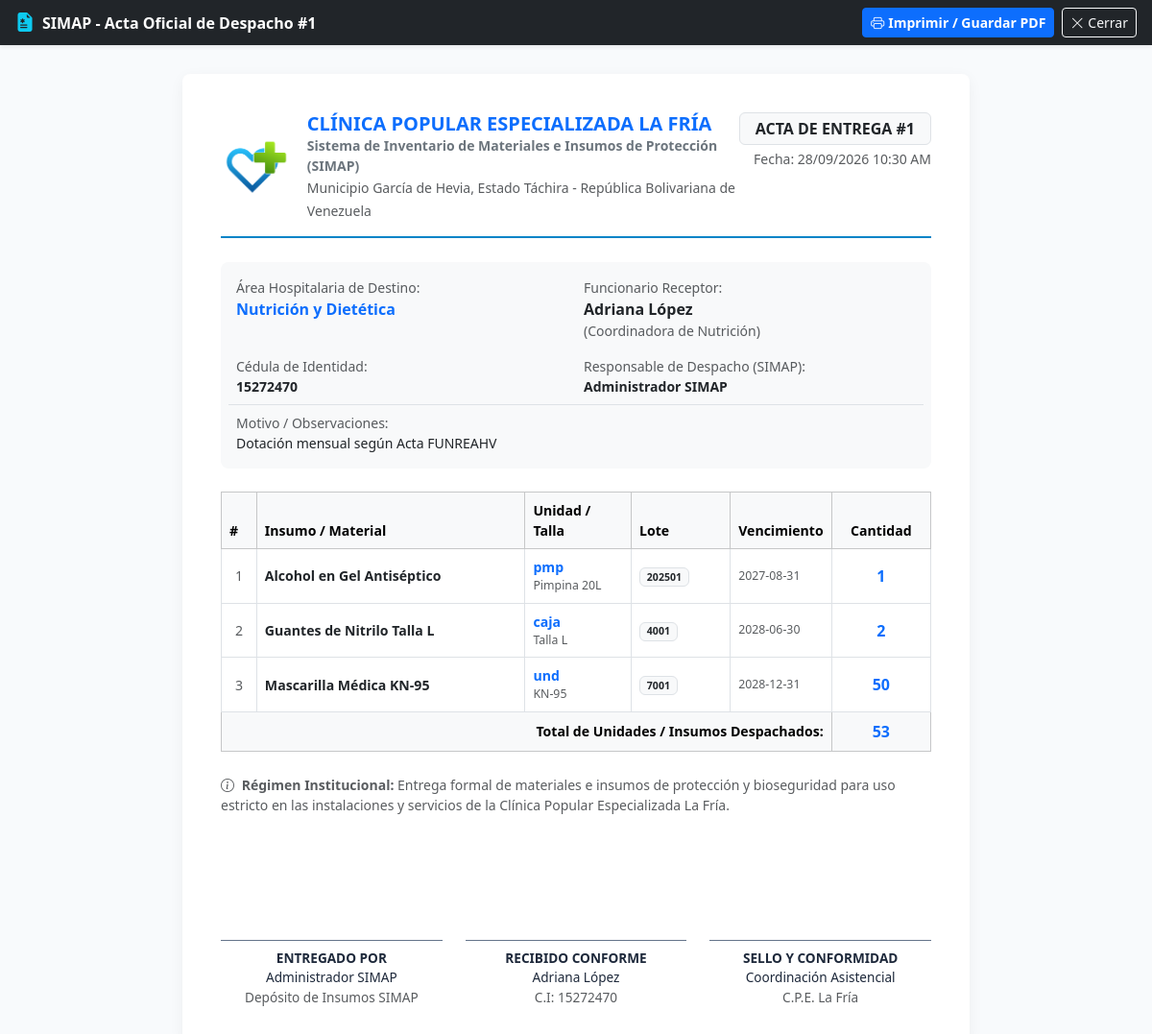
/assets/pages/acta_despacho.php?id=1, run on the app's committed database.
### tables this page shows
CREATE TABLE despacho (
    id_despacho INTEGER PRIMARY KEY AUTOINCREMENT,
    fecha DATETIME,
    receptor TEXT,
    ci_receptor TEXT,
    responsable INTEGER NOT NULL,
    id_area INTEGER DEFAULT NULL,
    cargo_receptor TEXT DEFAULT NULL,
    observacion TEXT DEFAULT NULL,
    FOREIGN KEY(responsable) REFERENCES usuario(id_usuario),
    FOREIGN KEY(id_area) REFERENCES area_servicio(id_area)
);

CREATE TABLE "area_servicio" (
        "id_area" INTEGER PRIMARY KEY AUTOINCREMENT,
        "nombre_area" TEXT NOT NULL);

CREATE TABLE despacho_insumo (
    id_despacho_insumo INTEGER PRIMARY KEY AUTOINCREMENT,
    cantidad INTEGER NOT NULL,
    producto_id_producto INTEGER NOT NULL,
    despacho_id_despacho INTEGER NOT NULL,
    FOREIGN KEY(producto_id_producto) REFERENCES producto(id_producto),
    FOREIGN KEY(despacho_id_despacho) REFERENCES despacho(id_despacho)
);

CREATE TABLE "producto" (
	"id_producto"	INTEGER,
	"nombre"	TEXT NOT NULL,
	"concentracion"	TEXT,
	"adicional"	TEXT,
	"avatar"	TEXT,
	"prod_lab"	INTEGER NOT NULL,
	"prod_tip_prod"	INTEGER NOT NULL,
	"prod_present"	INTEGER NOT NULL, "id_unidad" INTEGER DEFAULT 1, "especificacion_talla" TEXT DEFAULT NULL,
	FOREIGN KEY("prod_tip_prod") REFERENCES "tipo_producto"("id_tip_prod"),
	FOREIGN KEY("prod_present") REFERENCES "presentacion"("id_presentacion"),
	FOREIGN KEY("prod_lab") REFERENCES "laboratorio"("id_laboratorio"),
	PRIMARY KEY("id_producto" AUTOINCREMENT)
);

CREATE TABLE "lote" (
	"id_lote"	INTEGER,
	"stock"	INTEGER NOT NULL,
	"vencimiento"	DATE NOT NULL,
	"id_lote_prod"	INTEGER NOT NULL,
	"lote_id_prov"	INTEGER NOT NULL, cod_lote INTEGER,
	FOREIGN KEY("lote_id_prov") REFERENCES "proveedor"("id_proveedor"),
	FOREIGN KEY("id_lote_prod") REFERENCES "producto"("id_producto"),
	PRIMARY KEY("id_lote" AUTOINCREMENT)
);

### assets/db/despacho.php (called while the page is built, shortened)
<?php
include_once 'conexion.php';
class Despacho {
    private $acceso;
    public function __construct() {
        $db = new Conexion();
        $this->acceso = $db->pdo;
    }
    public function ver_detalle_despacho($id_despacho) {
        $sql = "SELECT di.*,
                       p.nombre as producto,
                       p.especificacion_talla,
                       COALESCE(um.nombre, 'Unidad') as unidad_medida,
                       COALESCE(um.codigo, 'und') as unidad_codigo,
                       l.cod_lote as lote,
                       l.vencimiento
                FROM despacho_insumo di
                JOIN producto p ON di.producto_id_producto = p.id_producto
                LEFT JOIN unidad_medida um ON p.id_unidad = um.id_unidad
                LEFT JOIN detalle_despacho dd ON dd.id_det_despacho = di.despacho_id_despacho
                                             AND dd.id_det_prod = p.id_producto
                LEFT JOIN lote l ON dd.id_det_lote = l.id_lote
                WHERE di.despacho_id_despacho = :id_despacho";
        $query = $this->acceso->prepare($sql);
        $query->bindParam(':id_despacho', $id_despacho);
        $query->execute();
        return $query->fetchAll(PDO::FETCH_ASSOC);
    }
    public function obtener_despacho($id_despacho) {
        $sql = "SELECT d.*, (u.nombre_us || ' ' || u.apellidos_us) as responsable_nombre,
                       a.nombre_area
                FROM despacho d
                JOIN usuario u ON d.responsable = u.id_usuario
                LEFT JOIN area_servicio a ON d.id_area = a.id_area
                WHERE d.id_despacho = :id_despacho";
        $query = $this->acceso->prepare($sql);
        $query->bindParam(':id_despacho', $id_despacho);
        $query->execute();
        return $query->fetch(PDO::FETCH_ASSOC);
    }
}
?>

### assets/db/conexion.php (called while the page is built, shortened)
<?php
class Conexion {
    private $db_path = "../db/simap.db";
    private $atributos = [
        PDO::ATTR_CASE => PDO::CASE_NATURAL,
        PDO::ATTR_ERRMODE => PDO::ERRMODE_EXCEPTION,
        PDO::ATTR_ORACLE_NULLS => PDO::NULL_EMPTY_STRING,
        PDO::ATTR_DEFAULT_FETCH_MODE => PDO::FETCH_OBJ,
    ];
    public function __construct() {
        $this->pdo = new PDO("sqlite:{$this->db_path}", null, null, $this->atributos);
    }
}
?>

### assets/pages/acta_despacho.php (the view, shortened to what this page needs)
<?php
require_once '../db/despacho.php';
$despacho_model = new Despacho();
$id_despacho = intval($_GET['id']);
$despacho = $despacho_model->obtener_despacho($id_despacho);
$detalles = $despacho_model->ver_detalle_despacho($id_despacho);
$fecha_formateada = date('d/m/Y h:i A', strtotime($despacho['fecha']));
?>
<!DOCTYPE html>
<html lang="es">
<head>
  <link rel="stylesheet" href="../libs/css/bootstrap.min.css">
  <link rel="stylesheet" href="../libs/css/bootstrap-icons.min.css">
</head>
<body>
<div class="no-print bg-dark text-white py-2 px-3 sticky-top shadow-sm d-flex justify-content-between align-items-center">
  <div class="d-flex align-items-center gap-2">
    <i class="bi bi-file-earmark-medical-fill text-info fs-5"></i>
    <span class="fw-semibold">SIMAP - Acta Oficial de Despacho #<?php echo htmlspecialchars($id_despacho); ?></span>
  </div>
  <div class="d-flex gap-2">
    <button onclick="window.print()" class="btn btn-primary btn-sm fw-semibold">
      <i class="bi bi-printer me-1"></i>Imprimir / Guardar PDF
    </button>
    <button onclick="window.close()" class="btn btn-outline-light btn-sm">
      <i class="bi bi-x-lg me-1"></i>Cerrar
    </button>
  </div>
</div>
<div class="document-page">
  <div class="inst-header d-flex justify-content-between align-items-start">
    <div class="d-flex align-items-center gap-3">
      <img src="../libs/img/logo.png" alt="Logo Hospital" style="max-height: 65px;" onerror="this.style.display='none'">
      <div>
        <h5 class="fw-bold mb-0 text-primary">CLÍNICA POPULAR ESPECIALIZADA LA FRÍA</h5>
        <div class="small text-secondary fw-semibold">Sistema de Inventario de Materiales e Insumos de Protección (SIMAP)</div>
        <small class="text-muted">Municipio García de Hevia, Estado Táchira - República Bolivariana de Venezuela</small>
      </div>
    </div>
    <div class="text-end">
      <div class="badge bg-light text-dark border fs-6 fw-bold px-3 py-2 mb-1">
        ACTA DE ENTREGA #<?php echo htmlspecialchars($id_despacho); ?>
      </div>
      <div class="small text-muted d-block">Fecha: <?php echo $fecha_formateada; ?></div>
    </div>
  </div>
  <div class="card border-0 bg-light rounded-3 p-3 mb-4">
    <div class="row g-3 small">
      <div class="col-md-6">
        <span class="text-muted d-block">Área Hospitalaria de Destino:</span>
        <strong class="text-primary fs-6"><?php echo htmlspecialchars($despacho['nombre_area'] ?? 'Área Asistencial General'); ?></strong>
      </div>
      <div class="col-md-6">
        <span class="text-muted d-block">Funcionario Receptor:</span>
        <strong class="text-dark fs-6"><?php echo htmlspecialchars($despacho['receptor']); ?></strong>
        <?php if (!empty($despacho['cargo_receptor'])): ?>
          <span class="text-muted d-block">(<?php echo htmlspecialchars($despacho['cargo_receptor']); ?>)</span>
        <?php endif; ?>
      </div>
      <div class="col-md-6">
        <span class="text-muted d-block">Cédula de Identidad:</span>
        <strong class="text-dark"><?php echo htmlspecialchars($despacho['ci_receptor']); ?></strong>
      </div>
      <div class="col-md-6">
        <span class="text-muted d-block">Responsable de Despacho (SIMAP):</span>
        <strong class="text-dark"><?php echo htmlspecialchars($despacho['responsable_nombre']); ?></strong>
      </div>
      <?php if (!empty($despacho['observacion'])): ?>
      <div class="col-12 border-top pt-2 mt-2">
        <span class="text-muted d-block">Motivo / Observaciones:</span>
        <span class="text-dark italic"><?php echo nl2br(htmlspecialchars($despacho['observacion'])); ?></span>
      </div>
      <?php endif; ?>
    </div>
  </div>
  <div class="table-responsive mb-4">
    <table class="table table-bordered align-middle mb-0" style="font-size: 0.88rem;">
      <thead class="table-light">
        <tr>
          <th style="width: 5%;">#</th>
          <th style="width: 38%;">Insumo / Material</th>
          <th style="width: 15%;">Unidad / Talla</th>
          <th style="width: 14%;">Lote</th>
          <th style="width: 14%;">Vencimiento</th>
          <th style="width: 14%;" class="text-center">Cantidad</th>
        </tr>
      </thead>
      <tbody>
        <?php
        $i = 1;
        $total_piezas = 0;
        foreach ($detalles as $det):
          $total_piezas += intval($det['cantidad']);
          $unidad_codigo = !empty($det['unidad_codigo']) ? $det['unidad_codigo'] : 'und';
          $espec = !empty($det['especificacion_talla']) ? $det['especificacion_talla'] : '-';
        ?>
        <tr>
          <td class="text-center text-muted"><?php echo $i++; ?></td>
          <td>
            <strong class="text-dark"><?php echo htmlspecialchars($det['producto']); ?></strong>
          </td>
          <td>
            <span class="fw-semibold text-primary"><?php echo htmlspecialchars($unidad_codigo); ?></span>
            <small class="text-muted d-block"><?php echo htmlspecialchars($espec); ?></small>
          </td>
          <td>
            <span class="badge bg-light text-dark border"><?php echo htmlspecialchars($det['lote'] ?: 'LOTE-UNICO'); ?></span>
          </td>
          <td class="small text-muted">
            <?php echo htmlspecialchars($det['vencimiento'] ?: 'No aplica'); ?>
          </td>
          <td class="text-center fw-bold fs-6 text-primary">
            <?php echo htmlspecialchars($det['cantidad']); ?>
          </td>
        </tr>
        <?php endforeach; ?>
      </tbody>
      <tfoot class="table-light fw-bold">
        <tr>
          <td colspan="5" class="text-end">Total de Unidades / Insumos Despachados:</td>
          <td class="text-center fs-6 text-primary"><?php echo $total_piezas; ?></td>
        </tr>
      </tfoot>
    </table>
  </div>
  <div class="small text-muted mb-4">
    <i class="bi bi-info-circle me-1"></i>
    <strong>Régimen Institucional:</strong> Entrega formal de materiales e insumos de protección y bioseguridad para uso estricto en las instalaciones y servicios de la Clínica Popular Especializada La Fría.
  </div>
  <div class="firmas-section">
    <div class="row text-center">
      <div class="col-4">
        <div class="firma-box">
          <strong>ENTREGADO POR</strong><br>
          <?php echo htmlspecialchars($despacho['responsable_nombre']); ?><br>
          <span class="text-muted">Depósito de Insumos SIMAP</span>
        </div>
      </div>
      <div class="col-4">
        <div class="firma-box">
          <strong>RECIBIDO CONFORME</strong><br>
          <?php echo htmlspecialchars($despacho['receptor']); ?><br>
          <span class="text-muted">C.I: <?php echo htmlspecialchars($despacho['ci_receptor']); ?></span>
        </div>
      </div>
      <div class="col-4">
        <div class="firma-box">
          <strong>SELLO Y CONFORMIDAD</strong><br>
          <span>Coordinación Asistencial</span><br>
          <span class="text-muted">C.P.E. La Fría</span>
        </div>
      </div>
    </div>
  </div>
</div>
</body>
</html>

### assets/pages/acta_despacho.php (style rules this page uses)
body { background-color: #f8fafc; color: #1e293b; font-family: system-ui, -apple-system, "Segoe UI", Roboto, sans-serif; }
.document-page { max-width: 820px; margin: 30px auto; background: #ffffff; padding: 40px; border-radius: 8px; box-shadow: 0 4px 15px rgba(0, 0, 0, 0.05); }
.inst-header { border-bottom: 2px solid #0284c7; padding-bottom: 15px; margin-bottom: 25px; }
.firmas-section { margin-top: 50px; padding-top: 20px; }
.firma-box { border-top: 1px solid #64748b; padding-top: 8px; text-align: center; margin-top: 60px; font-size: 0.85rem; }

### data on the page
despacho: fecha "28/09/2026 10:30 AM", id_area.nombre_area "Nutrición y Dietética", receptor "Adriana López", cargo_receptor "Coordinadora de Nutrición", ci_receptor "15272470", observacion "Dotación mensual según Acta FUNREAHV"
despacho_insumo: producto_id_producto.nombre "Alcohol en Gel Antiséptico", unidad_codigo "pmp", producto_id_producto.especificacion_talla "Pimpina 20L", lote.cod_lote "202501", lote.vencimiento "2027-08-31", cantidad "1"
despacho_insumo: producto_id_producto.nombre "Guantes de Nitrilo Talla L", unidad_codigo "caja", producto_id_producto.especificacion_talla "Talla L", lote.cod_lote "4001", lote.vencimiento "2028-06-30", cantidad "2"
despacho_insumo: producto_id_producto.nombre "Mascarilla Médica KN-95", unidad_codigo "und", producto_id_producto.especificacion_talla "KN-95", lote.cod_lote "7001", lote.vencimiento "2028-12-31", cantidad "50"

### other printed values
$id_despacho "1"
$despacho['responsable_nombre'] "Administrador SIMAP"
$total_piezas "53"
